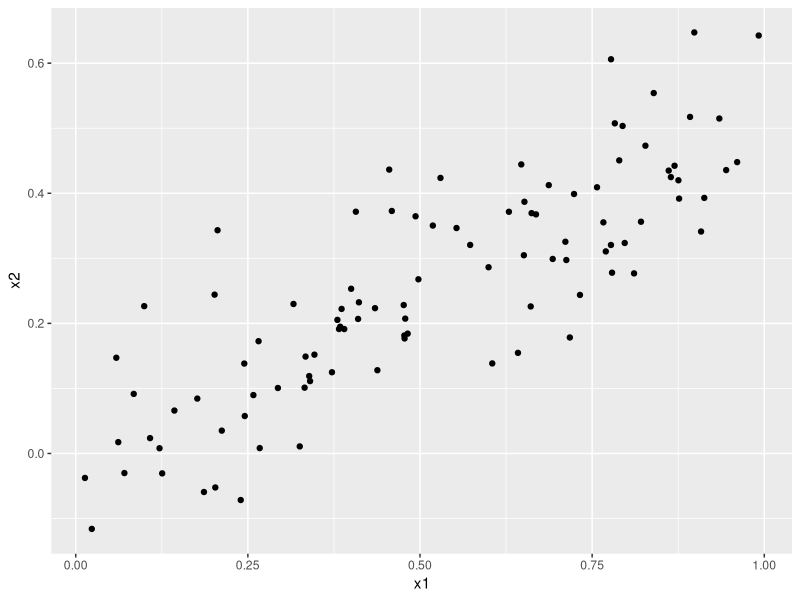
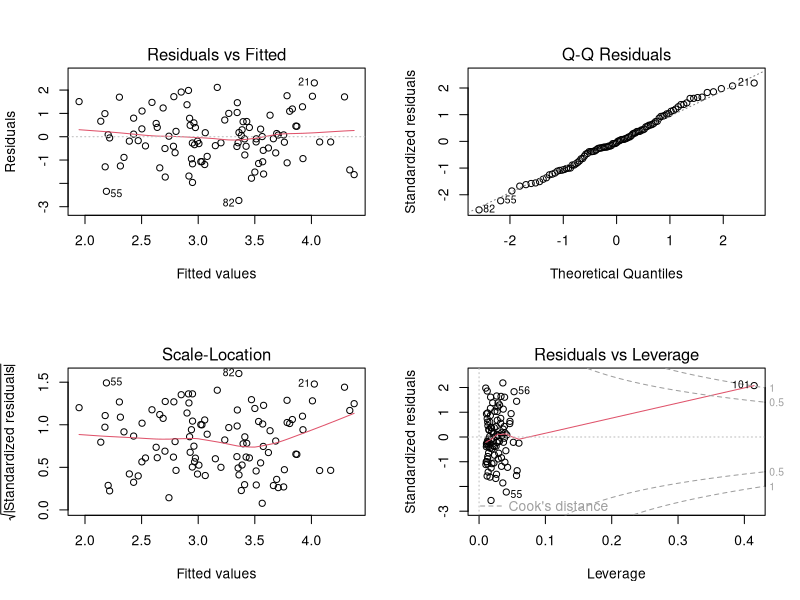
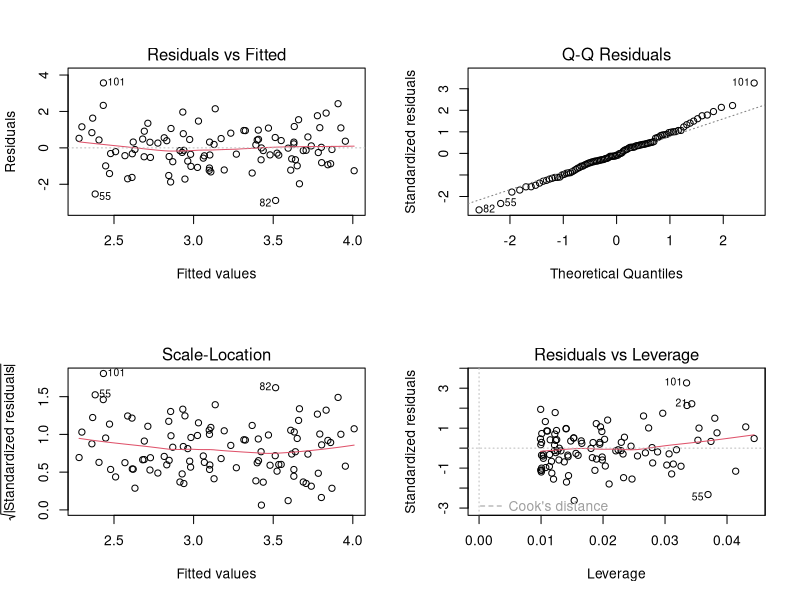
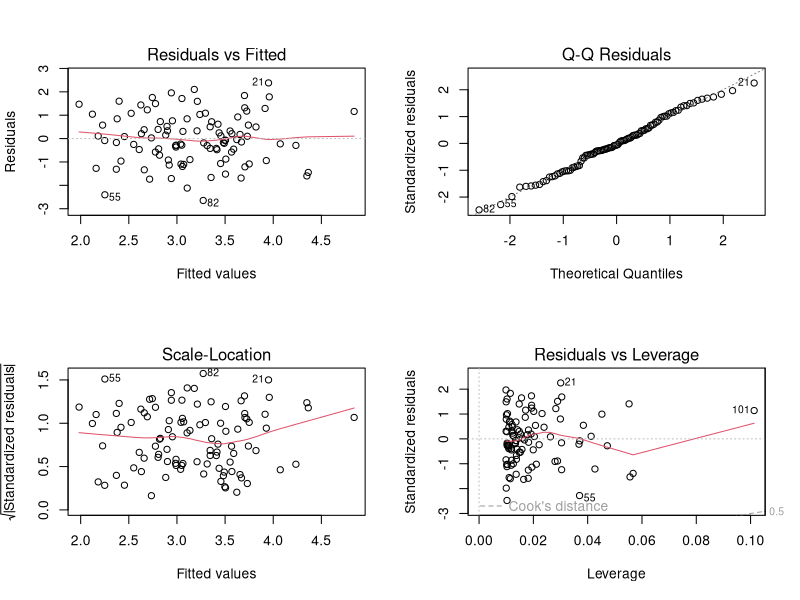

The R script that drew these images, in order:
#a
set.seed (1)
x1=runif(100)
x2=0.5*x1+rnorm(100)/10
y=2+2*x1+0.3*x2+rnorm(100)

#b
cor(x1,x2)
library(ggplot2)
ggplot(mapping = aes(x=x1,y=x2))+geom_point()

#c
lm_c=lm(formula = y~x1+x2)
summary(lm_c)

#d
lm_d=lm(formula = y~x1)
summary(lm_d)

#e
lm_e=lm(formula = y~x2)
summary(lm_e)

#g
x1=c(x1, 0.1)
x2=c(x2, 0.8)
y=c(y,6)
par(mfrow=c(2,2))

lm_cg=lm(formula = y~x1+x2)
summary(lm_cg)
plot(lm_cg)

lm_dg=lm(formula = y~x1)
summary(lm_dg)
plot(lm_dg)

lm_eg=lm(formula = y~x2)
summary(lm_eg)
plot(lm_eg)